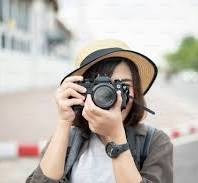
#> input picture imaging/download.png, 198 x 183 px
$ python codeclass.py
#> lines starting #> are read from the running program, lines starting #| are printed output that depends on the picture
import numpy as np
import cv2
import configparser  # needed for IniFileManager
from pathlib import Path

class IniFileManager:
    def __init__(self, filepath):
        self.filepath = filepath
        self.config = configparser.ConfigParser()

    def read_ini_file(self):
        self.config.read(self.filepath)

    def get_value(self, section, key):
        return self.config.get(section, key)

class CCDProcessor:
    def __init__(self, image):
        self.slm_size_x = 1600
        self.slm_size_y = 1152
        self.macro_pixel_size = 32
        # self.macro_pixel_size = 16

        self.no_macropixel_x = int(round(self.slm_size_x / self.macro_pixel_size))
        self.no_macropixel_y = int(round(self.slm_size_y / self.macro_pixel_size))
        self.resvoir_nodes = int(self.no_macropixel_x * self.no_macropixel_y)
        print(self.resvoir_nodes)

        # self.slm_cord_x_range = np.arange(0, 1921, macro_pixel_size)
        # self.slm_cord_y_range = np.arange(0, 1201, macro_pixel_size)
        self.slm_cord_x_range = np.arange(0, (self.slm_size_x + 1), self.macro_pixel_size)
        self.slm_cord_y_range = np.arange(0, (self.slm_size_y + 1), self.macro_pixel_size)

        config_path = Path(__file__).parent / "parameter_settings.ini"
        self.ini_manager = IniFileManager(str(config_path))

        self.ini_manager.read_ini_file()

        self.x1 = int(self.ini_manager.get_value("CCD_Image_Map", "start_x"))
        self.x2 = int(self.ini_manager.get_value("CCD_Image_Map", "end_x"))
        self.y1 = int(self.ini_manager.get_value("CCD_Image_Map", "start_y"))
        self.y2 = int(self.ini_manager.get_value("CCD_Image_Map", "end_y"))

        self.ccd_cord_x_range, self.ccd_cord_y_range, self.cropped_x_range, self.cropped_y_range = \
            self.generate_ccd_coord(self.x1, self.x2, self.y1, self.y2,
                                    self.no_macropixel_x, self.no_macropixel_y)

        self.image = image
        self.average_ccd_output = self.block_average_1(self.image, self.no_macropixel_x,
                                                       self.no_macropixel_y,
                                                       self.cropped_x_range,
                                                       self.cropped_y_range)

    def block_average_1(self, CCD_Img, no_macro_x, no_macro_y, cropped_X, cropped_Y):
        avg_array = []
        for i in range(0, no_macro_x):
            for j in range(0, no_macro_y):
                x1 = int((cropped_X[i])[0])
                x2 = int((cropped_X[i])[1])
                y1 = int((cropped_Y[j])[0])
                y2 = int((cropped_Y[j])[1])
                avg_value = np.mean(CCD_Img[y1:y2, x1:x2])
                avg_array.append(avg_value)
        return np.array(avg_array)

    def generate_ccd_coord(self, x_start, x_end, y_start, y_end, no_macro_x, no_macro_y):
        CCD_Macro_No_x = no_macro_x
        CCD_Macro_No_y = no_macro_y

        ccd_cord_x_range = np.round(np.linspace(x_start, x_end, CCD_Macro_No_x))
        ccd_cord_y_range = np.round(np.linspace(y_start, y_end, CCD_Macro_No_y))

        each_macro_size_x = np.array([[x + 10, x + 54] for x in ccd_cord_x_range])
        each_macro_size_y = np.array([[y + 10, y + 54] for y in ccd_cord_y_range])

        each_macro_size_x = np.array(each_macro_size_x)
        each_macro_size_y = np.array(each_macro_size_y)

        return ccd_cord_x_range, ccd_cord_y_range, each_macro_size_x, each_macro_size_y


image = cv2.imread("download.png", cv2.IMREAD_GRAYSCALE)
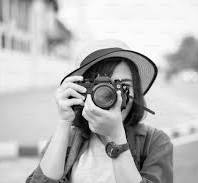
#> image: shape (183, 198); min 0, max 255, mean 184.6
ccd = CCDProcessor(image)
#> (the run stopped early here; a loop or call above may not have finished)
